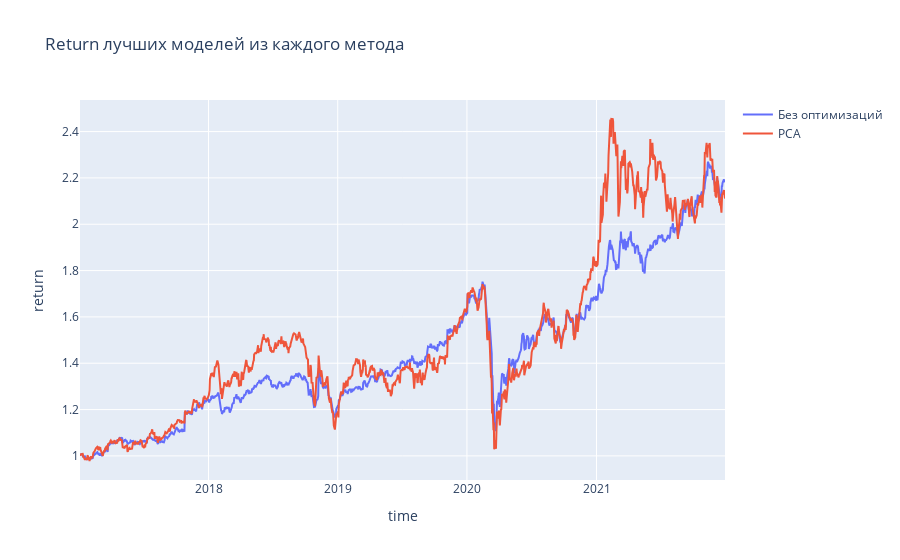

The cell this chart's notebook holds for it:
### Code cell
plot_results(names=['Без оптимизаций', 'PCA'], optimizers=[po_randomsearch, po_randomsearch_PCA], 
             df_train=data_train, df_test=data_test, title='Return лучших моделей из каждого метода')

### Figure 1 — Plotly figure (JSON) as saved in the notebook; plotly's stock layout.template omitted (floating-point values rounded to 4 significant figures; data arrays with more than 128 entries replaced by an {"elided": "..."} marker saying what was removed)
{"data": [{"name": "Без оптимизаций", "type": "scatter", "x": {"elided": "1258 str values"}, "y": {"elided": "1258 float values"}}, {"name": "PCA", "type": "scatter", "x": {"elided": "1258 str values"}, "y": {"elided": "1258 float values"}}], "layout": {"title": {"text": "Return лучших моделей из каждого метода"}, "xaxis": {"title": {"text": "time"}}, "yaxis": {"title": {"text": "return"}}}}
